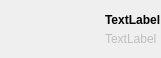
<?xml version="1.0" encoding="UTF-8"?>
<ui version="4.0">
 <class>socket_list_item</class>
 <widget class="QWidget" name="socket_list_item">
  <property name="geometry">
   <rect>
    <x>0</x>
    <y>0</y>
    <width>360</width>
    <height>70</height>
   </rect>
  </property>
  <property name="sizePolicy">
   <sizepolicy hsizetype="Expanding" vsizetype="Preferred">
    <horstretch>0</horstretch>
    <verstretch>0</verstretch>
   </sizepolicy>
  </property>
  <property name="minimumSize">
   <size>
    <width>360</width>
    <height>70</height>
   </size>
  </property>
  <property name="maximumSize">
   <size>
    <width>16777215</width>
    <height>70</height>
   </size>
  </property>
  <property name="windowTitle">
   <string>Form</string>
  </property>
  <layout class="QHBoxLayout" name="rootLayout">
   <property name="spacing">
    <number>20</number>
   </property>
   <property name="sizeConstraint">
    <enum>QLayout::SetFixedSize</enum>
   </property>
   <property name="leftMargin">
    <number>0</number>
   </property>
   <property name="topMargin">
    <number>0</number>
   </property>
   <property name="rightMargin">
    <number>0</number>
   </property>
   <property name="bottomMargin">
    <number>0</number>
   </property>
   <item>
    <widget class="QLabel" name="icon_label">
     <property name="sizePolicy">
      <sizepolicy hsizetype="Preferred" vsizetype="Preferred">
       <horstretch>0</horstretch>
       <verstretch>0</verstretch>
      </sizepolicy>
     </property>
     <property name="minimumSize">
      <size>
       <width>58</width>
       <height>58</height>
      </size>
     </property>
     <property name="maximumSize">
      <size>
       <width>58</width>
       <height>58</height>
      </size>
     </property>
     <property name="text">
      <string/>
     </property>
     <property name="pixmap">
      <pixmap resource="../resources/resources.qrc">:/icons/socket_icon_black.png</pixmap>
     </property>
     <property name="scaledContents">
      <bool>true</bool>
     </property>
     <property name="alignment">
      <set>Qt::AlignCenter</set>
     </property>
     <property name="textInteractionFlags">
      <set>Qt::NoTextInteraction</set>
     </property>
    </widget>
   </item>
   <item>
    <widget class="QLedLabel" name="status_label">
     <property name="sizePolicy">
      <sizepolicy hsizetype="Preferred" vsizetype="Preferred">
       <horstretch>0</horstretch>
       <verstretch>0</verstretch>
      </sizepolicy>
     </property>
     <property name="text">
      <string/>
     </property>
    </widget>
   </item>
   <item>
    <widget class="QWidget" name="widget" native="true">
     <layout class="QVBoxLayout" name="verticalLayout">
      <property name="spacing">
       <number>5</number>
      </property>
      <property name="leftMargin">
       <number>0</number>
      </property>
      <property name="topMargin">
       <number>0</number>
      </property>
      <property name="rightMargin">
       <number>0</number>
      </property>
      <property name="bottomMargin">
       <number>0</number>
      </property>
      <item>
       <spacer name="verticalSpacer_2">
        <property name="orientation">
         <enum>Qt::Vertical</enum>
        </property>
        <property name="sizeHint" stdset="0">
         <size>
          <width>20</width>
          <height>5</height>
         </size>
        </property>
       </spacer>
      </item>
      <item>
       <widget class="QLabel" name="index_label">
        <property name="sizePolicy">
         <sizepolicy hsizetype="Expanding" vsizetype="Preferred">
          <horstretch>0</horstretch>
          <verstretch>0</verstretch>
         </sizepolicy>
        </property>
        <property name="font">
         <font>
          <bold>true</bold>
         </font>
        </property>
        <property name="text">
         <string>TextLabel</string>
        </property>
       </widget>
      </item>
      <item>
       <widget class="QLabel" name="name_label">
        <property name="enabled">
         <bool>false</bool>
        </property>
        <property name="sizePolicy">
         <sizepolicy hsizetype="Expanding" vsizetype="Preferred">
          <horstretch>0</horstretch>
          <verstretch>0</verstretch>
         </sizepolicy>
        </property>
        <property name="text">
         <string>TextLabel</string>
        </property>
       </widget>
      </item>
      <item>
       <spacer name="verticalSpacer">
        <property name="orientation">
         <enum>Qt::Vertical</enum>
        </property>
        <property name="sizeHint" stdset="0">
         <size>
          <width>20</width>
          <height>5</height>
         </size>
        </property>
       </spacer>
      </item>
     </layout>
    </widget>
   </item>
  </layout>
 </widget>
 <customwidgets>
  <customwidget>
   <class>QLedLabel</class>
   <extends>QLabel</extends>
   <header location="global">QLedLabel.h</header>
  </customwidget>
 </customwidgets>
 <resources>
  <include location="../resources/resources.qrc"/>
 </resources>
 <connections/>
</ui>
